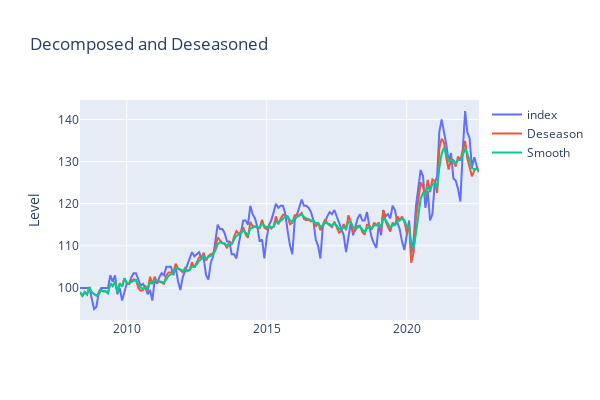

Notebook cell for this chart:
### Code cell
df_index_main_visual = df_hs_median
df_index_main_visual['Deseason'] = df_hs_median_season
df_index_main_visual['Smooth'] = df_hs_median_season_smooth


fig_2 = px.line(df_index_main_visual, color='variable',labels={"value": "Level","_index": "","variable": ""}, width=600, height=400,title="Decomposed and Deseasoned")
fig_2.show()

### Figure 1 — Plotly figure (JSON) as saved in the notebook; plotly's stock layout.template omitted (floating-point values rounded to 4 significant figures; data arrays with more than 128 entries replaced by an {"elided": "..."} marker saying what was removed)
{"data": [{"hovertemplate": "=%{x}<br>Level=%{y}<extra></extra>", "legendgroup": "index", "line": {"color": "#636efa", "dash": "solid"}, "marker": {"symbol": "circle"}, "mode": "lines", "name": "index", "orientation": "v", "showlegend": true, "type": "scatter", "x": {"elided": "172 str values"}, "xaxis": "x", "y": {"elided": "172 float values"}, "yaxis": "y"}, {"hovertemplate": "=%{x}<br>Level=%{y}<extra></extra>", "legendgroup": "Deseason", "line": {"color": "#EF553B", "dash": "solid"}, "marker": {"symbol": "circle"}, "mode": "lines", "name": "Deseason", "orientation": "v", "showlegend": true, "type": "scatter", "x": {"elided": "172 str values"}, "xaxis": "x", "y": {"elided": "172 float values"}, "yaxis": "y"}, {"hovertemplate": "=%{x}<br>Level=%{y}<extra></extra>", "legendgroup": "Smooth", "line": {"color": "#00cc96", "dash": "solid"}, "marker": {"symbol": "circle"}, "mode": "lines", "name": "Smooth", "orientation": "v", "showlegend": true, "type": "scatter", "x": {"elided": "172 str values"}, "xaxis": "x", "y": {"elided": "172 float values"}, "yaxis": "y"}], "layout": {"height": 400, "legend": {"title": {"text": ""}, "tracegroupgap": 0}, "title": {"text": "Decomposed and Deseasoned"}, "width": 600, "xaxis": {"anchor": "y", "domain": [0, 1], "title": {"text": ""}}, "yaxis": {"anchor": "x", "domain": [0, 1], "title": {"text": "Level"}}}}
